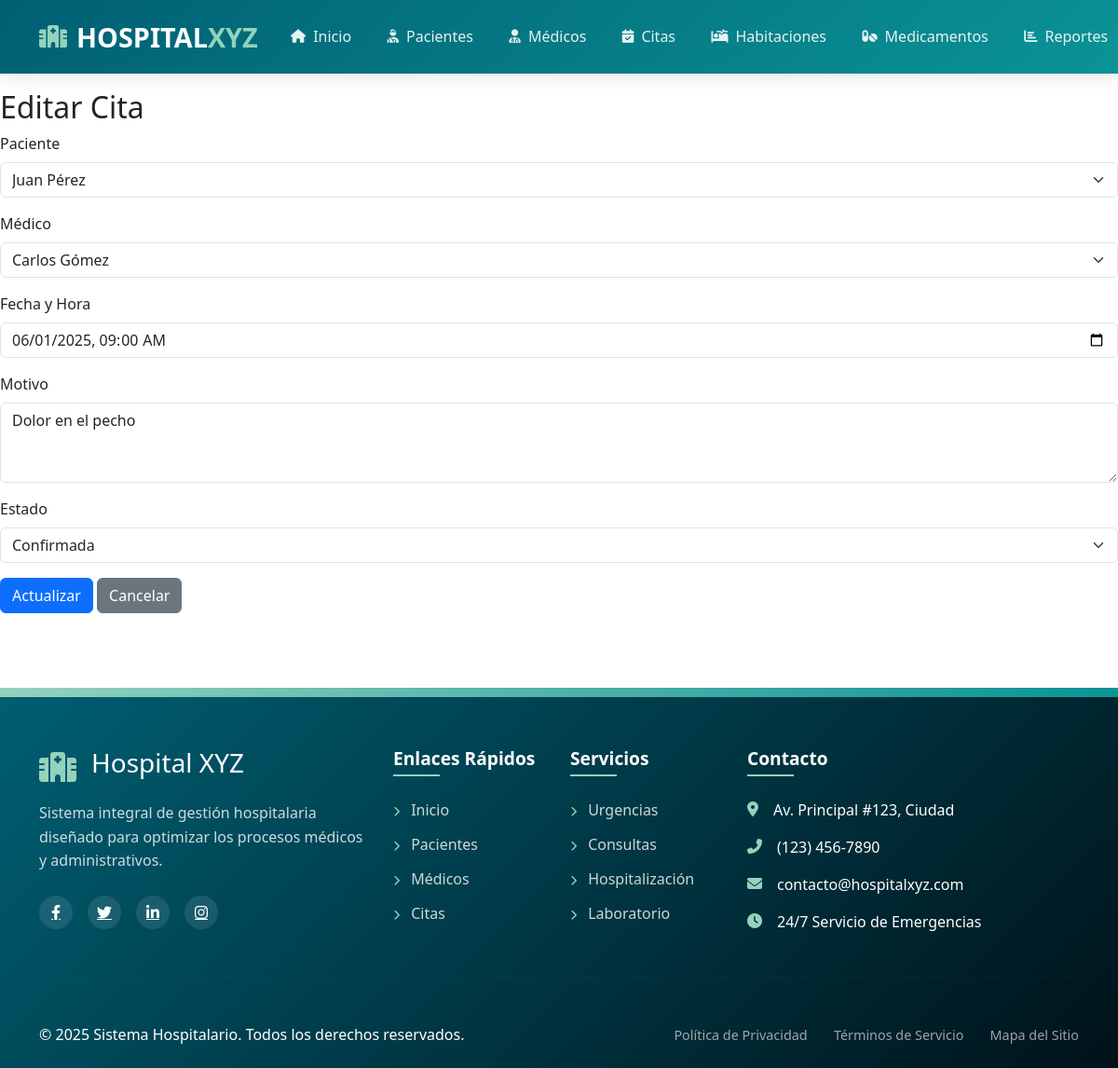
Screenshot of /editar_cita.php?id=1 with the database file from the repository.
### tables this page shows
CREATE TABLE IF NOT EXISTS `citas` (
  `id_cita` int NOT NULL,
  `id_paciente` int DEFAULT NULL,
  `id_medico` int DEFAULT NULL,
  `fecha_hora` datetime DEFAULT NULL,
  `estado` enum('Pendiente','Confirmada','Cancelada','Completada') DEFAULT 'Pendiente',
  `motivo` varchar(255) DEFAULT NULL
);

CREATE TABLE IF NOT EXISTS `pacientes` (
  `id_paciente` int NOT NULL,
  `nombre` varchar(100) NOT NULL,
  `apellido` varchar(100) NOT NULL,
  `fecha_nacimiento` date NOT NULL,
  `genero` enum('Masculino','Femenino','Otro') NOT NULL,
  `direccion` varchar(255) DEFAULT NULL,
  `telefono` varchar(20) DEFAULT NULL,
  `correo_electronico` varchar(100) DEFAULT NULL,
  `tipo_documento` enum('CC','TI','Pasaporte') NOT NULL,
  `numero_documento` varchar(20) NOT NULL
);

CREATE TABLE IF NOT EXISTS `medicos` (
  `id_medico` int NOT NULL,
  `nombre` varchar(100) NOT NULL,
  `apellido` varchar(100) NOT NULL,
  `telefono` varchar(20) DEFAULT NULL,
  `correo_electronico` varchar(100) DEFAULT NULL,
  `id_especialidad` int NOT NULL
);

### editar_cita.php (the view, shortened to what this page needs)
<?php
include 'includes/header.php';
include 'includes/db.php';
$id = $_GET['id'];
$sql = "SELECT * FROM citas WHERE id_cita = ?";
$stmt = $conn->prepare($sql);
$stmt->bind_param("i", $id);
$stmt->execute();
$result = $stmt->get_result();
$cita = $result->fetch_assoc();
$pacientes = $conn->query("SELECT id_paciente, nombre, apellido FROM pacientes");
$medicos = $conn->query("SELECT id_medico, nombre, apellido FROM medicos");
?>
<h2>Editar Cita</h2>
<form action="actualizar_cita.php" method="post">
    <div class="mb-3">
        <label class="form-label">Paciente</label>
        <select class="form-select" name="id_paciente" required>
            <?php while($pac = $pacientes->fetch_assoc()): ?>
            <option value="<?= $pac['id_paciente'] ?>" <?= $pac['id_paciente'] == $cita['id_paciente'] ? 'selected' : '' ?>>
                <?= $pac['nombre'] . ' ' . $pac['apellido'] ?>
            </option>
            <?php endwhile; ?>
        </select>
    </div>
    <div class="mb-3">
        <label class="form-label">Médico</label>
        <select class="form-select" name="id_medico" required>
            <?php while($med = $medicos->fetch_assoc()): ?>
            <option value="<?= $med['id_medico'] ?>" <?= $med['id_medico'] == $cita['id_medico'] ? 'selected' : '' ?>>
                <?= $med['nombre'] . ' ' . $med['apellido'] ?>
            </option>
            <?php endwhile; ?>
        </select>
    </div>
    <div class="mb-3">
        <label class="form-label">Fecha y Hora</label>
        <input type="datetime-local" class="form-control" name="fecha_hora"
               value="<?= date('Y-m-d\TH:i', strtotime($cita['fecha_hora'])) ?>" required>
    </div>
    <div class="mb-3">
        <label class="form-label">Motivo</label>
        <textarea class="form-control" name="motivo" rows="3" required><?= $cita['motivo'] ?></textarea>
    </div>
    <div class="mb-3">
        <label class="form-label">Estado</label>
        <select class="form-select" name="estado" required>
            <option value="Confirmada" <?= $cita['estado'] == 'Confirmada' ? 'selected' : '' ?>>Confirmada</option>
        </select>
    </div>
    <button type="submit" class="btn btn-primary">Actualizar</button>
    <a href="citas.php" class="btn btn-secondary">Cancelar</a>
</form>
<?php include 'includes/footer.php'; ?>

### includes/header.php (style rules this page uses)
:root { --hospital-primary: #005f73; --hospital-secondary: #0a9396; --hospital-accent: #94d2bd; --hospital-light: #e9d8a6; --hospital-dark: #001219; --hospital-alert: #ee9b00; --hospital-danger: #bb3e03; }

### rows the page displays
citas: id_paciente "Juan Pérez", id_medico "Carlos Gómez", fecha_hora "06/01/2025 09:00", motivo "Dolor en el pecho", estado "Confirmada"
